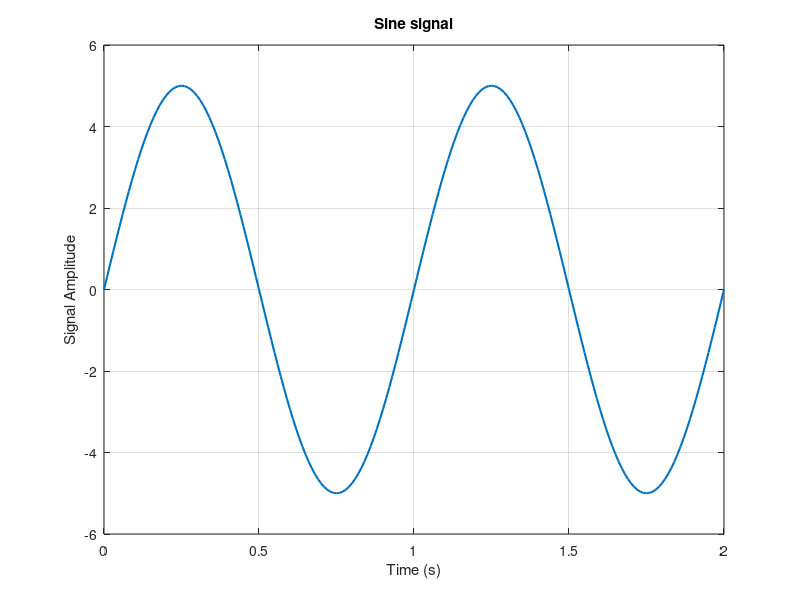
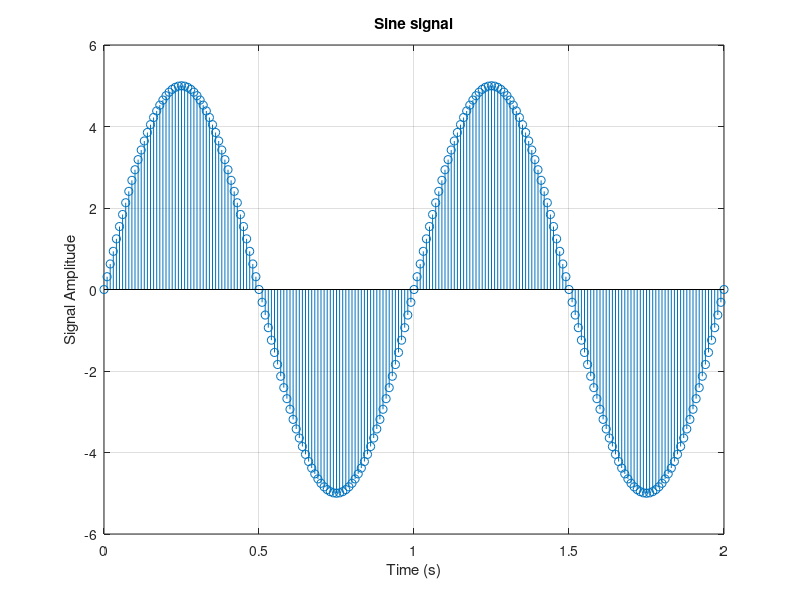
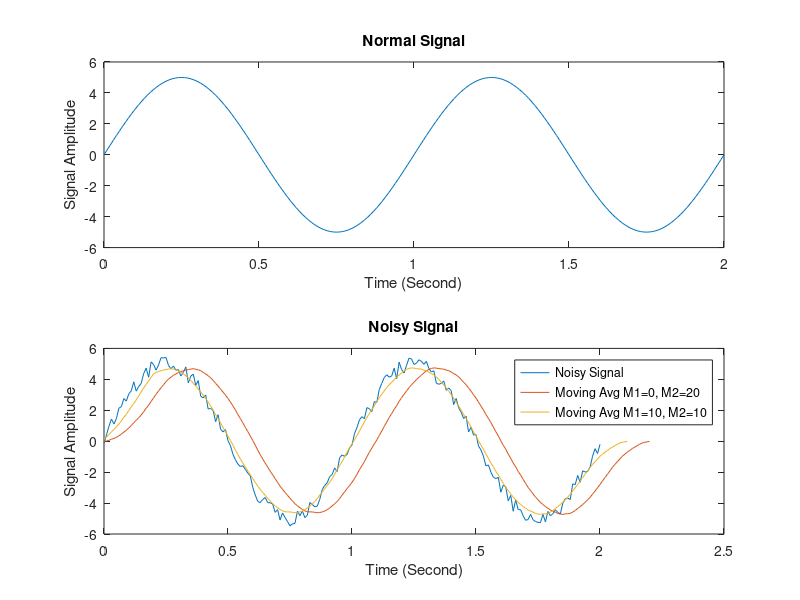

Source code (MATLAB) for these figures, in order:
close all;
clear;
clc;

% part 1.1
t = 0:0.01:2; % Define time axis
A = 5;
f = 1;
y = A*sin(2*pi*f*t); % Sine function

% Plotting signals
figure('Name', 'Sine signal (Plot)');
plot(t, y, 'LineWidth', 1.5);
xlabel('Time (s)');
ylabel('Signal Amplitude');
title('Sine signal');
grid on;

figure('Name', 'Sine signal (Stem)');
stem(t, y, 'LineWidth', 0.5);
xlabel('Time (s)');
ylabel('Signal Amplitude');
title('Sine signal');
grid on;


% part 1.2
r = rand(1, length(y)) - 0.5; % Noise
noised_signal = y + r; % Add noise to sine

% Plotting signals
figure('Name', 'Normal Sine signal VS Noisy Sine Signal');
subplot(2,1,1);
plot(t,y)
title('Normal Signal');xlabel('Time (Second)');ylabel('Signal Amplitude');
subplot(2,1,2);
plot(t,noised_signal)
title('Noisy Signal');xlabel('Time (Second)');ylabel('Signal Amplitude');
hold on;

% part 1.3:
M1 = 0;
M2 = 20;
len = M2 + M1 + 1; % Window length

window = ones(1, len) / len; % Moving average window

y2 = conv(noised_signal, window);
t2 = 0:0.01:(0.01 * (length(y2) - 1));

plot(t2, y2);


% part 1.3.2:
M1 = 10;
M2 = 10;
len = M2 + M1 + 1; % Window length

window = ones(1, len) / len; % Moving average window

y3 = conv(noised_signal(M1:end), window);
t3 = 0:0.01:(0.01 * (length(y3) - 1));

plot(t3, y3);

legend("Noisy Signal", "Moving Avg M1=0, M2=20", "Moving Avg M1=10, M2=10");
